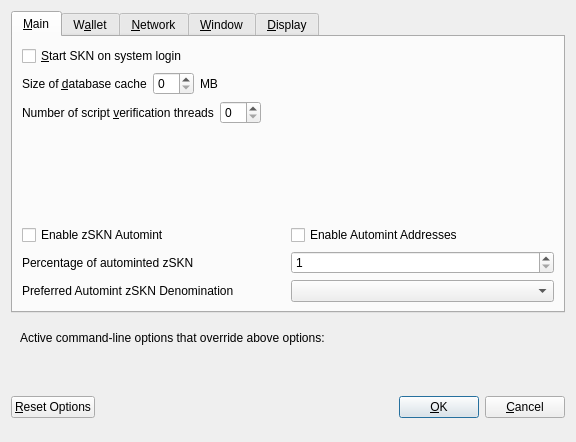
<?xml version="1.0" encoding="UTF-8"?>
<ui version="4.0">
 <class>OptionsDialog</class>
 <widget class="QDialog" name="OptionsDialog">
  <property name="geometry">
   <rect>
    <x>0</x>
    <y>0</y>
    <width>576</width>
    <height>442</height>
   </rect>
  </property>
  <property name="windowTitle">
   <string>Options</string>
  </property>
  <property name="modal">
   <bool>true</bool>
  </property>
  <layout class="QVBoxLayout" name="verticalLayout">
   <item>
    <widget class="QTabWidget" name="tabWidget">
     <property name="currentIndex">
      <number>0</number>
     </property>
     <widget class="QWidget" name="tabMain">
      <attribute name="title">
       <string>&amp;Main</string>
      </attribute>
      <layout class="QVBoxLayout" name="verticalLayout_Main">
       <item>
        <widget class="QCheckBox" name="bitcoinAtStartup">
         <property name="toolTip">
          <string>Automatically start SKN after logging in to the system.</string>
         </property>
         <property name="text">
          <string>&amp;Start SKN on system login</string>
         </property>
        </widget>
       </item>
       <item>
        <layout class="QHBoxLayout" name="horizontalLayout_2_Main">
         <item>
          <widget class="QLabel" name="databaseCacheLabel">
           <property name="text">
            <string>Size of &amp;database cache</string>
           </property>
           <property name="textFormat">
            <enum>Qt::PlainText</enum>
           </property>
           <property name="buddy">
            <cstring>databaseCache</cstring>
           </property>
          </widget>
         </item>
         <item>
          <widget class="QSpinBox" name="databaseCache"/>
         </item>
         <item>
          <widget class="QLabel" name="databaseCacheUnitLabel">
           <property name="text">
            <string>MB</string>
           </property>
           <property name="textFormat">
            <enum>Qt::PlainText</enum>
           </property>
          </widget>
         </item>
         <item>
          <spacer name="horizontalSpacer_2_Main">
           <property name="orientation">
            <enum>Qt::Horizontal</enum>
           </property>
           <property name="sizeHint" stdset="0">
            <size>
             <width>40</width>
             <height>20</height>
            </size>
           </property>
          </spacer>
         </item>
        </layout>
       </item>
       <item>
        <layout class="QHBoxLayout" name="horizontalLayout_3_Main">
         <item>
          <widget class="QLabel" name="threadsScriptVerifLabel">
           <property name="text">
            <string>Number of script &amp;verification threads</string>
           </property>
           <property name="textFormat">
            <enum>Qt::PlainText</enum>
           </property>
           <property name="buddy">
            <cstring>threadsScriptVerif</cstring>
           </property>
          </widget>
         </item>
         <item>
          <widget class="QSpinBox" name="threadsScriptVerif">
           <property name="toolTip">
            <string>(0 = auto, &lt;0 = leave that many cores free)</string>
           </property>
          </widget>
         </item>
         <item>
          <spacer name="horizontalSpacer_3_Main">
           <property name="orientation">
            <enum>Qt::Horizontal</enum>
           </property>
           <property name="sizeHint" stdset="0">
            <size>
             <width>40</width>
             <height>20</height>
            </size>
           </property>
          </spacer>
         </item>
        </layout>
       </item>
       <item>
        <spacer name="verticalSpacer_2">
         <property name="orientation">
          <enum>Qt::Vertical</enum>
         </property>
         <property name="sizeHint" stdset="0">
          <size>
           <width>20</width>
           <height>40</height>
          </size>
         </property>
        </spacer>
       </item>
       <item>
        <widget class="QWidget" name="verticalZpivOptionsWidget" native="true">
         <layout class="QVBoxLayout" name="verticalZpivOptionsLayout">
          <property name="margin">
           <number>0</number>
          </property>
          <item>
           <layout class="QHBoxLayout" name="horizontalAutomintingLayout">
            <item>
             <widget class="QCheckBox" name="checkBoxZeromintEnable">
              <property name="toolTip">
               <string>Enable automatic minting of SKN units to zSKN</string>
              </property>
              <property name="layoutDirection">
               <enum>Qt::LeftToRight</enum>
              </property>
              <property name="text">
               <string>Enable zSKN Automint</string>
              </property>
             </widget>
            </item>
            <item>
             <widget class="QCheckBox" name="checkBoxZeromintAddresses">
              <property name="toolTip">
               <string>Enable automatic zSKN minting from specific addresses</string>
              </property>
              <property name="layoutDirection">
               <enum>Qt::LeftToRight</enum>
              </property>
              <property name="text">
               <string>Enable Automint Addresses</string>
              </property>
             </widget>
            </item>
           </layout>
          </item>
          <item>
           <layout class="QHBoxLayout" name="horizontalZmintPercentageLayout">
            <item>
             <widget class="QLabel" name="percentage_label">
              <property name="toolTip">
               <string>Percentage of incoming SKN which get automatically converted to zSKN via Zerocoin Protocol (min: 10%)</string>
              </property>
              <property name="text">
               <string>Percentage of autominted zSKN</string>
              </property>
             </widget>
            </item>
            <item>
             <widget class="QSpinBox" name="zeromintPercentage">
              <property name="minimum">
               <number>1</number>
              </property>
              <property name="maximum">
               <number>100</number>
              </property>
             </widget>
            </item>
           </layout>
          </item>
          <item>
           <layout class="QHBoxLayout" name="horizontalLayout" stretch="0,0">
            <property name="sizeConstraint">
             <enum>QLayout::SetFixedSize</enum>
            </property>
            <item>
             <widget class="QLabel" name="labelPreferredDenom">
              <property name="maximumSize">
               <size>
                <width>16777215</width>
                <height>16777215</height>
               </size>
              </property>
              <property name="toolTip">
               <string>Wait with automatic conversion to Zerocoin until enough SKN for this denomination is available</string>
              </property>
              <property name="text">
               <string>Preferred Automint zSKN Denomination</string>
              </property>
             </widget>
            </item>
            <item>
             <widget class="QComboBox" name="preferredDenom">
              <property name="maximumSize">
               <size>
                <width>16777215</width>
                <height>27</height>
               </size>
              </property>
              <property name="toolTip">
               <string>Wait with automatic conversion to Zerocoin until enough SKN for this denomination is available</string>
              </property>
              <property name="maxVisibleItems">
               <number>9</number>
              </property>
              <property name="maxCount">
               <number>9</number>
              </property>
             </widget>
            </item>
           </layout>
          </item>
         </layout>
        </widget>
       </item>
      </layout>
     </widget>
     <widget class="QWidget" name="tabWallet">
      <attribute name="title">
       <string>W&amp;allet</string>
      </attribute>
      <layout class="QVBoxLayout" name="verticalLayout_Wallet">
       <item>
        <layout class="QHBoxLayout" name="horizontalLayout_2_Wallet">
         <item>
          <widget class="QLabel" name="labelStakeSplitThresholdText">
           <property name="text">
            <string>Stake split threshold:</string>
           </property>
          </widget>
         </item>
         <item>
          <widget class="QSpinBox" name="spinBoxStakeSplitThreshold">
           <property name="minimum">
            <number>1</number>
           </property>
           <property name="maximum">
            <number>999999</number>
           </property>
          </widget>
         </item>
        </layout>
       </item>
       <item>
        <widget class="QGroupBox" name="groupBox">
         <property name="title">
          <string>Expert</string>
         </property>
         <layout class="QVBoxLayout" name="verticalLayout_2">
          <item>
           <widget class="QCheckBox" name="coinControlFeatures">
            <property name="toolTip">
             <string>Whether to show coin control features or not.</string>
            </property>
            <property name="text">
             <string>Enable coin &amp;control features</string>
            </property>
           </widget>
          </item>
          <item>
           <widget class="QCheckBox" name="showMasternodesTab">
            <property name="toolTip">
             <string>Show additional tab listing all your masternodes in first sub-tab&lt;br/&gt;and all masternodes on the network in second sub-tab.</string>
            </property>
            <property name="text">
             <string>Show Masternodes Tab</string>
            </property>
           </widget>
          </item>
          <item>
           <widget class="QCheckBox" name="spendZeroConfChange">
            <property name="toolTip">
             <string>If you disable the spending of unconfirmed change, the change from a transaction&lt;br/&gt;cannot be used until that transaction has at least one confirmation.&lt;br/&gt;This also affects how your balance is computed.</string>
            </property>
            <property name="text">
             <string>&amp;Spend unconfirmed change</string>
            </property>
           </widget>
          </item>
         </layout>
        </widget>
       </item>
       <item>
        <spacer name="verticalSpacer_Wallet">
         <property name="orientation">
          <enum>Qt::Vertical</enum>
         </property>
         <property name="sizeHint" stdset="0">
          <size>
           <width>20</width>
           <height>40</height>
          </size>
         </property>
        </spacer>
       </item>
      </layout>
     </widget>
     <widget class="QWidget" name="tabNetwork">
      <attribute name="title">
       <string>&amp;Network</string>
      </attribute>
      <layout class="QVBoxLayout" name="verticalLayout_Network">
       <item>
        <widget class="QCheckBox" name="mapPortUpnp">
         <property name="toolTip">
          <string>Automatically open the SKN client port on the router. This only works when your router supports UPnP and it is enabled.</string>
         </property>
         <property name="text">
          <string>Map port using &amp;UPnP</string>
         </property>
        </widget>
       </item>
       <item>
        <widget class="QCheckBox" name="allowIncoming">
         <property name="toolTip">
          <string>Accept connections from outside</string>
         </property>
         <property name="text">
          <string>Allow incoming connections</string>
         </property>
        </widget>
       </item>
       <item>
        <widget class="QCheckBox" name="connectSocks">
         <property name="toolTip">
          <string>Connect to the SKN network through a SOCKS5 proxy.</string>
         </property>
         <property name="text">
          <string>&amp;Connect through SOCKS5 proxy (default proxy):</string>
         </property>
        </widget>
       </item>
       <item>
        <layout class="QHBoxLayout" name="horizontalLayout_1_Network">
         <item>
          <widget class="QLabel" name="proxyIpLabel">
           <property name="text">
            <string>Proxy &amp;IP:</string>
           </property>
           <property name="textFormat">
            <enum>Qt::PlainText</enum>
           </property>
           <property name="buddy">
            <cstring>proxyIp</cstring>
           </property>
          </widget>
         </item>
         <item>
          <widget class="QValidatedLineEdit" name="proxyIp">
           <property name="minimumSize">
            <size>
             <width>140</width>
             <height>0</height>
            </size>
           </property>
           <property name="maximumSize">
            <size>
             <width>140</width>
             <height>16777215</height>
            </size>
           </property>
           <property name="toolTip">
            <string>IP address of the proxy (e.g. IPv4: 127.0.0.1 / IPv6: ::1)</string>
           </property>
          </widget>
         </item>
         <item>
          <widget class="QLabel" name="proxyPortLabel">
           <property name="text">
            <string>&amp;Port:</string>
           </property>
           <property name="textFormat">
            <enum>Qt::PlainText</enum>
           </property>
           <property name="buddy">
            <cstring>proxyPort</cstring>
           </property>
          </widget>
         </item>
         <item>
          <widget class="QLineEdit" name="proxyPort">
           <property name="minimumSize">
            <size>
             <width>55</width>
             <height>0</height>
            </size>
           </property>
           <property name="maximumSize">
            <size>
             <width>55</width>
             <height>16777215</height>
            </size>
           </property>
           <property name="toolTip">
            <string>Port of the proxy (e.g. 9050)</string>
           </property>
          </widget>
         </item>
         <item>
          <spacer name="horizontalSpacer_1_Network">
           <property name="orientation">
            <enum>Qt::Horizontal</enum>
           </property>
           <property name="sizeHint" stdset="0">
            <size>
             <width>40</width>
             <height>20</height>
            </size>
           </property>
          </spacer>
         </item>
        </layout>
       </item>
       <item>
        <spacer name="verticalSpacer_Network">
         <property name="orientation">
          <enum>Qt::Vertical</enum>
         </property>
         <property name="sizeHint" stdset="0">
          <size>
           <width>20</width>
           <height>40</height>
          </size>
         </property>
        </spacer>
       </item>
      </layout>
     </widget>
     <widget class="QWidget" name="tabWindow">
      <attribute name="title">
       <string>&amp;Window</string>
      </attribute>
      <layout class="QVBoxLayout" name="verticalLayout_Window">
       <item>
        <widget class="QCheckBox" name="minimizeToTray">
         <property name="toolTip">
          <string>Show only a tray icon after minimizing the window.</string>
         </property>
         <property name="text">
          <string>&amp;Minimize to the tray instead of the taskbar</string>
         </property>
        </widget>
       </item>
       <item>
        <widget class="QCheckBox" name="minimizeOnClose">
         <property name="toolTip">
          <string>Minimize instead of exit the application when the window is closed. When this option is enabled, the application will be closed only after selecting Quit in the menu.</string>
         </property>
         <property name="text">
          <string>M&amp;inimize on close</string>
         </property>
        </widget>
       </item>
       <item>
        <spacer name="verticalSpacer_Window">
         <property name="orientation">
          <enum>Qt::Vertical</enum>
         </property>
         <property name="sizeHint" stdset="0">
          <size>
           <width>20</width>
           <height>40</height>
          </size>
         </property>
        </spacer>
       </item>
      </layout>
     </widget>
     <widget class="QWidget" name="tabDisplay">
      <attribute name="title">
       <string>&amp;Display</string>
      </attribute>
      <layout class="QVBoxLayout" name="verticalLayout_Display">
       <item>
        <layout class="QHBoxLayout" name="horizontalLayout_1_Display">
         <item>
          <widget class="QLabel" name="langLabel">
           <property name="text">
            <string>User Interface &amp;language:</string>
           </property>
           <property name="textFormat">
            <enum>Qt::PlainText</enum>
           </property>
           <property name="buddy">
            <cstring>lang</cstring>
           </property>
          </widget>
         </item>
         <item>
          <widget class="QValueComboBox" name="lang">
           <property name="toolTip">
            <string>The user interface language can be set here. This setting will take effect after restarting SKN.</string>
           </property>
          </widget>
         </item>
        </layout>
       </item>
       <item>
        <widget class="QLabel" name="label_3">
         <property name="toolTip">
          <string notr="true"/>
         </property>
         <property name="statusTip">
          <string notr="true"/>
         </property>
         <property name="whatsThis">
          <string notr="true"/>
         </property>
         <property name="accessibleName">
          <string notr="true"/>
         </property>
         <property name="text">
          <string>Language missing or translation incomplete? Help contributing translations here:
https://www.transifex.com/sharkcoin-project/sharkcoin-project-translations</string>
         </property>
         <property name="wordWrap">
          <bool>true</bool>
         </property>
         <property name="openExternalLinks">
          <bool>true</bool>
         </property>
         <property name="textInteractionFlags">
          <set>Qt::TextBrowserInteraction</set>
         </property>
        </widget>
       </item>
       <item>
        <layout class="QHBoxLayout" name="horizontalLayout_2_Display" stretch="0,0">
         <item>
          <widget class="QLabel" name="themeLabel">
           <property name="text">
            <string>User Interface Theme:</string>
           </property>
          </widget>
         </item>
         <item>
          <widget class="QValueComboBox" name="theme"/>
         </item>
        </layout>
       </item>
       <item>
        <widget class="QWidget" name="verticalZpivDisplayWidget" native="true">
         <layout class="QVBoxLayout" name="verticalZpivDisplayLayout">
          <property name="margin">
           <number>0</number>
          </property>
          <item>
           <widget class="Line" name="line">
            <property name="orientation">
             <enum>Qt::Horizontal</enum>
            </property>
           </widget>
          </item>
          <item>
           <layout class="QHBoxLayout" name="horizontalLayout_3_Display">
            <item>
             <widget class="QLabel" name="unitLabel">
              <property name="text">
               <string>Unit to show amounts in:</string>
              </property>
              <property name="textFormat">
               <enum>Qt::PlainText</enum>
              </property>
             </widget>
            </item>
            <item>
             <widget class="QValueComboBox" name="unit">
              <property name="toolTip">
               <string>Choose the default subdivision unit to show in the interface and when sending coins.</string>
              </property>
             </widget>
            </item>
           </layout>
          </item>
          <item>
           <layout class="QHBoxLayout" name="horizontalLayout_4_Display">
            <item>
             <widget class="QLabel" name="digitsLabel">
              <property name="text">
               <string>Decimal digits</string>
              </property>
             </widget>
            </item>
            <item>
             <widget class="QValueComboBox" name="digits"/>
            </item>
           </layout>
          </item>
          <item>
           <layout class="QHBoxLayout" name="horizontalLayout_5_Display">
            <item>
             <widget class="QCheckBox" name="checkBoxHideZeroBalances">
              <property name="toolTip">
               <string>Hide empty balances</string>
              </property>
              <property name="layoutDirection">
               <enum>Qt::LeftToRight</enum>
              </property>
              <property name="text">
               <string>Hide empty balances</string>
              </property>
             </widget>
            </item>
            <item>
             <widget class="QCheckBox" name="checkBoxHideOrphans">
              <property name="toolTip">
               <string>Hide orphan stakes in transaction lists</string>
              </property>
              <property name="text">
               <string>Hide orphan stakes</string>
              </property>
             </widget>
            </item>
            <item>
             <spacer name="horizontalSpacer">
              <property name="orientation">
               <enum>Qt::Horizontal</enum>
              </property>
              <property name="sizeHint" stdset="0">
               <size>
                <width>40</width>
                <height>20</height>
               </size>
              </property>
             </spacer>
            </item>
           </layout>
          </item>
          <item>
           <layout class="QHBoxLayout" name="horizontalLayout_6_Display">
            <item>
             <widget class="QLabel" name="thirdPartyTxUrlsLabel">
              <property name="toolTip">
               <string>Third party URLs (e.g. a block explorer) that appear in the transactions tab as context menu items. %s in the URL is replaced by transaction hash. Multiple URLs are separated by vertical bar |.</string>
              </property>
              <property name="text">
               <string>Third party transaction URLs</string>
              </property>
             </widget>
            </item>
            <item>
             <widget class="QLineEdit" name="thirdPartyTxUrls">
              <property name="toolTip">
               <string>Third party URLs (e.g. a block explorer) that appear in the transactions tab as context menu items. %s in the URL is replaced by transaction hash. Multiple URLs are separated by vertical bar |.</string>
              </property>
             </widget>
            </item>
           </layout>
          </item>
         </layout>
        </widget>
       </item>
       <item>
        <spacer name="verticalSpacer">
         <property name="orientation">
          <enum>Qt::Vertical</enum>
         </property>
         <property name="sizeHint" stdset="0">
          <size>
           <width>20</width>
           <height>40</height>
          </size>
         </property>
        </spacer>
       </item>
      </layout>
     </widget>
    </widget>
   </item>
   <item>
    <widget class="QFrame" name="frame">
     <layout class="QVBoxLayout" name="verticalLayout_Bottom">
      <item>
       <layout class="QHBoxLayout" name="horizontalLayout_Bottom">
        <item>
         <widget class="QLabel" name="overriddenByCommandLineInfoLabel">
          <property name="text">
           <string>Active command-line options that override above options:</string>
          </property>
          <property name="textFormat">
           <enum>Qt::PlainText</enum>
          </property>
         </widget>
        </item>
        <item>
         <spacer name="horizontalSpacer_Bottom">
          <property name="orientation">
           <enum>Qt::Horizontal</enum>
          </property>
          <property name="sizeHint" stdset="0">
           <size>
            <width>40</width>
            <height>20</height>
           </size>
          </property>
         </spacer>
        </item>
       </layout>
      </item>
      <item>
       <widget class="QLabel" name="overriddenByCommandLineLabel">
        <property name="text">
         <string/>
        </property>
        <property name="textFormat">
         <enum>Qt::PlainText</enum>
        </property>
        <property name="wordWrap">
         <bool>true</bool>
        </property>
       </widget>
      </item>
     </layout>
    </widget>
   </item>
   <item>
    <layout class="QHBoxLayout" name="horizontalLayout_Buttons">
     <item>
      <widget class="QPushButton" name="resetButton">
       <property name="toolTip">
        <string>Reset all client options to default.</string>
       </property>
       <property name="text">
        <string>&amp;Reset Options</string>
       </property>
       <property name="autoDefault">
        <bool>false</bool>
       </property>
      </widget>
     </item>
     <item>
      <spacer name="horizontalSpacer_1">
       <property name="orientation">
        <enum>Qt::Horizontal</enum>
       </property>
       <property name="sizeHint" stdset="0">
        <size>
         <width>40</width>
         <height>48</height>
        </size>
       </property>
      </spacer>
     </item>
     <item>
      <widget class="QLabel" name="statusLabel">
       <property name="minimumSize">
        <size>
         <width>200</width>
         <height>0</height>
        </size>
       </property>
       <property name="font">
        <font>
         <weight>75</weight>
         <bold>true</bold>
        </font>
       </property>
       <property name="text">
        <string/>
       </property>
       <property name="textFormat">
        <enum>Qt::PlainText</enum>
       </property>
       <property name="wordWrap">
        <bool>true</bool>
       </property>
      </widget>
     </item>
     <item>
      <spacer name="horizontalSpacer_2">
       <property name="orientation">
        <enum>Qt::Horizontal</enum>
       </property>
       <property name="sizeHint" stdset="0">
        <size>
         <width>40</width>
         <height>48</height>
        </size>
       </property>
      </spacer>
     </item>
     <item>
      <widget class="QPushButton" name="okButton">
       <property name="text">
        <string>&amp;OK</string>
       </property>
       <property name="autoDefault">
        <bool>false</bool>
       </property>
       <property name="default">
        <bool>true</bool>
       </property>
      </widget>
     </item>
     <item>
      <widget class="QPushButton" name="cancelButton">
       <property name="text">
        <string>&amp;Cancel</string>
       </property>
       <property name="autoDefault">
        <bool>false</bool>
       </property>
      </widget>
     </item>
    </layout>
   </item>
  </layout>
 </widget>
 <customwidgets>
  <customwidget>
   <class>QValidatedLineEdit</class>
   <extends>QLineEdit</extends>
   <header>qvalidatedlineedit.h</header>
  </customwidget>
  <customwidget>
   <class>QValueComboBox</class>
   <extends>QComboBox</extends>
   <header>qvaluecombobox.h</header>
  </customwidget>
 </customwidgets>
 <resources/>
 <connections/>
</ui>
